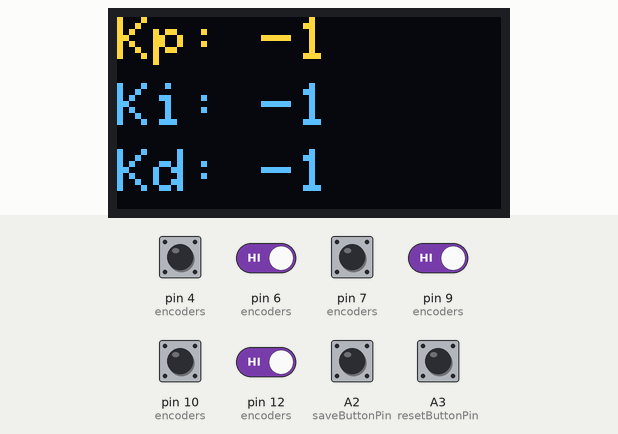
The sketch below on a simulated Arduino Uno, built with avr-gcc and run on an emulated ATmega328P. On the bench: 128×64 one-colour display. Inputs (shaded band) come from the test bench; at power-on: A2 (saveButtonPin), A3 (resetButtonPin), pin 4 (encoders), pin 6 (encoders), pin 7 (encoders), pin 9 (encoders), pin 10 (encoders), pin 12 (encoders) HIGH. The OLED is the two-colour kind (top 16 rows yellow); EEPROM starts erased; what the sketch prints to the serial monitor is not drawn.

Above: at 1.2 s.
1.3 s: pin 6 (encoders) driven LOW
At 2.3 s:
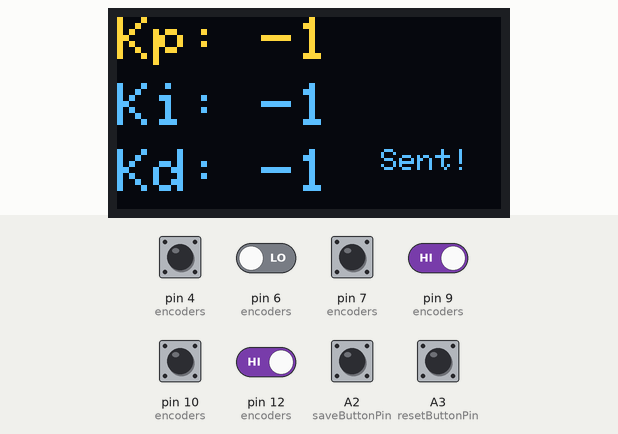
4.3 s: pin 9 (encoders) driven LOW
At 5.8 s:
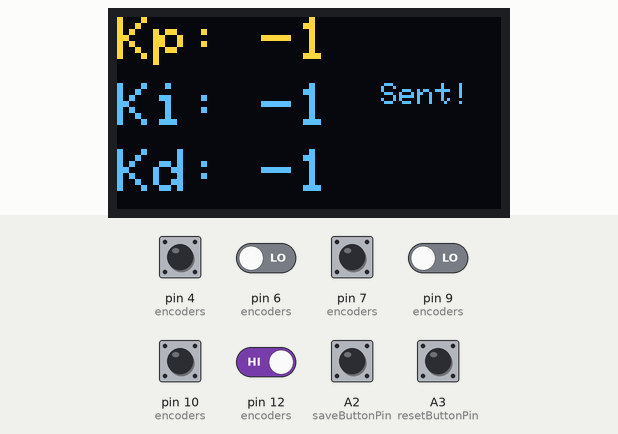
7.3 s: pin 12 (encoders) driven LOW
At 8.1 s:
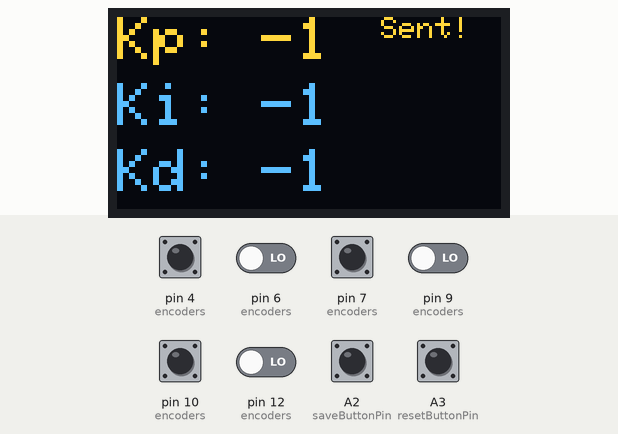
10.3 s: A2 (saveButtonPin) pulled LOW for 0.15 s
At 11.3 s:
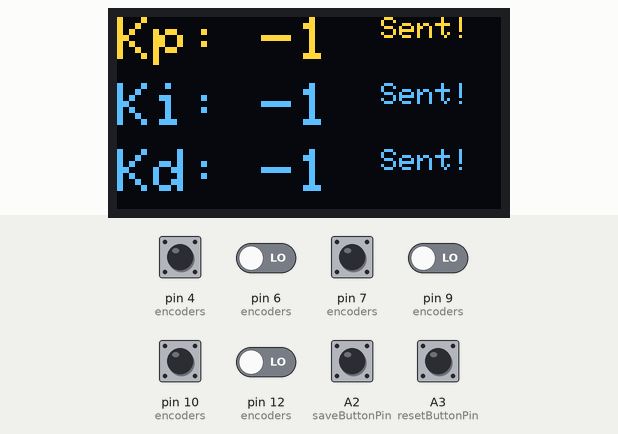
13.4 s: A3 (resetButtonPin) pulled LOW for 0.15 s
At 14.6 s:
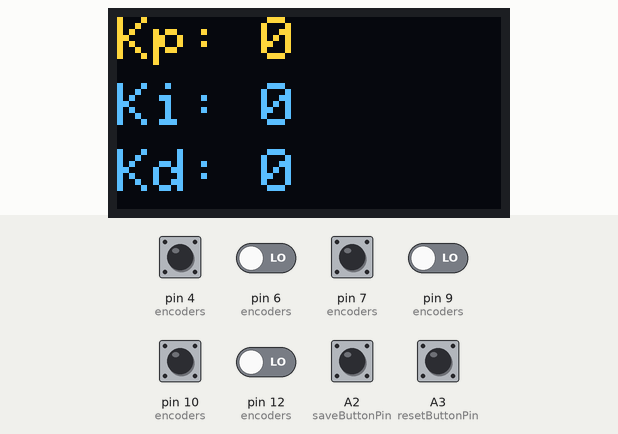
15.0 s: A2 (saveButtonPin) pulled LOW for 1 s
At 15.4 s:
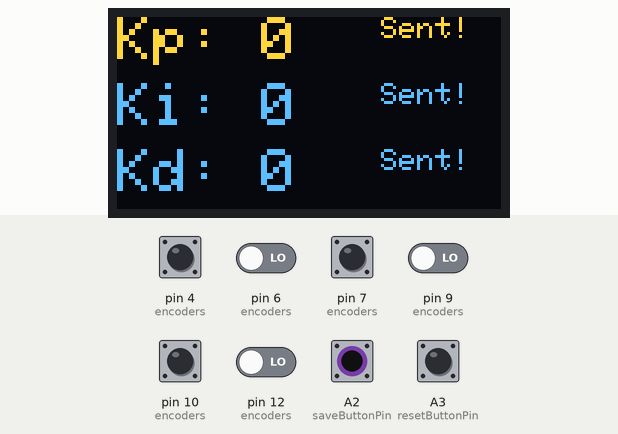
Timing chart, 0 to 18.0 s (numbered marks = the images above; inputs shaded):
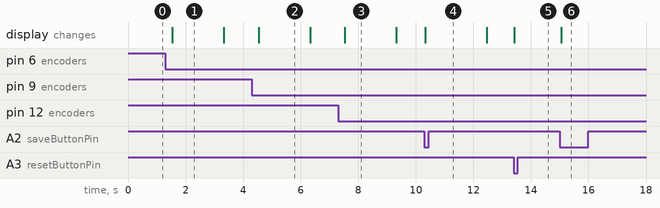

Measured:
- after the input at 1.3 s, the display: changes after 0.24 s (image 1)
- after the input at 4.3 s, the display: changes after 0.24 s (image 2)
- after the input at 7.3 s, the display: changes after 0.24 s (image 3)
- after the input at 10.3 s, the display: changes at once (image 4)
- after the input at 13.4 s, the display: changes at once (image 5)
- after the input at 15.0 s, the display: changes after 0.05 s (image 6)
- what the display in image 1 shows lasts 1.8 s, from 1.5 s to 3.3 s

The sketch:

pidtx.ino
```cpp
#include <Wire.h>
#include <Adafruit_GFX.h>
#include <Adafruit_SSD1306.h>
#include <digitalWriteFast.h>
#include <EEPROM.h>
#include <SoftwareSerial.h>

SoftwareSerial hc12(3, 2);

#define SCREEN_WIDTH 128
#define SCREEN_HEIGHT 64
#define OLED_RESET    -1
#define OLED_ADDR     0x3C

Adafruit_SSD1306 display(SCREEN_WIDTH, SCREEN_HEIGHT, &Wire, OLED_RESET);

const unsigned long sentDisplayDuration = 2000;

struct Encoder {
  const int clkPin, dtPin, swPin;
  volatile int value;
  int lastCLK;
  bool sendFlag;
  bool sent;
  unsigned long sentTime;
  const char* label;
  int y;
};

const int saveButtonPin = A2;
const int resetButtonPin = A3;

Encoder encoders[] = {
  {10, 11, 12, 0, 0, HIGH, false, 0, "Kp", 0},
  {7, 8, 9, 0, 0, HIGH, false, 0, "Ki", 22},
  {4, 5, 6, 0, 0, HIGH, false, 0, "Kd", 44}
};
const int NUM_ENCODERS = sizeof(encoders)/sizeof(encoders[0]);

const int EEPROM_ADDR[NUM_ENCODERS] = {0, 4, 8};

void printToOLED(const char* text, int x, int y, int textSize = 2, uint16_t color = SSD1306_WHITE) {
  display.setTextSize(textSize);
  display.setTextColor(color);
  display.setCursor(x, y);
  display.print(text);
}

void setup() {
  Serial.begin(9600);
  hc12.begin(9600);

  if (!display.begin(SSD1306_SWITCHCAPVCC, OLED_ADDR)) {
    for (;;);
  }
  display.clearDisplay();

  for (int i = 0; i < NUM_ENCODERS; ++i) {
    pinMode(encoders[i].clkPin, INPUT);
    pinMode(encoders[i].dtPin, INPUT);
    pinMode(encoders[i].swPin, INPUT_PULLUP);
    encoders[i].lastCLK = digitalReadFast(encoders[i].clkPin);
  }

  pinMode(saveButtonPin, INPUT_PULLUP);
  pinMode(resetButtonPin, INPUT_PULLUP);

  loadPIDValuesFromEEPROM();

  showPID();
}

void loop() {
  bool needUpdate = false;
  for (int i = 0; i < NUM_ENCODERS; ++i) {
    needUpdate |= readEncoder(encoders[i], i);
  }

  unsigned long now = millis();
  for (int i = 0; i < NUM_ENCODERS; ++i) {
    if (encoders[i].sent && now - encoders[i].sentTime > sentDisplayDuration) {
      encoders[i].sent = false;
      needUpdate = true;
    }
  }

  checkButtons();

  if (needUpdate) showPID();
}

bool readEncoder(Encoder &enc, int idx) {
  bool updated = false;
  int currCLK = digitalReadFast(enc.clkPin);

  if (currCLK != enc.lastCLK && currCLK == HIGH) {
    enc.value += (digitalReadFast(enc.dtPin) == LOW) ? 1 : -1;
    updated = true;
  }
  enc.lastCLK = currCLK;

  bool btn = digitalReadFast(enc.swPin);
  if (!btn && enc.sendFlag) {
    enc.sent = true;
    enc.sentTime = millis();
    updated = true;
    sendSinglePID(idx);
    delay(200); // debounce
  }
  enc.sendFlag = btn;

  return updated;
}

void showPID() {
  display.clearDisplay();
  char buf[16];
  for (int i = 0; i < NUM_ENCODERS; ++i) {
    snprintf(buf, sizeof(buf), "%s: %d", encoders[i].label, encoders[i].value);
    printToOLED(buf, 0, encoders[i].y, 2);
    if (encoders[i].sent) printToOLED("Sent!", 88, encoders[i].y, 1);
  }
  display.display();
}

void checkButtons() {
  int readingSave = digitalRead(saveButtonPin);
  if (readingSave == LOW) {
      savePIDValues();
      Serial.print("SAVE\n");
      hc12.print("SAVE\n");
  }

  int readingReset = digitalRead(resetButtonPin);
  if (readingReset == LOW) {
      resetPIDValues();
      Serial.print("RESET\n");
      hc12.print("RESET\n");
  }
}

void loadPIDValuesFromEEPROM() {
  for (int i = 0; i < NUM_ENCODERS; ++i) {
    int val = 0;
    EEPROM.get(EEPROM_ADDR[i], val);
    encoders[i].value = val;
  }
}

void savePIDValues() {
  unsigned long now = millis();
  for (int i = 0; i < NUM_ENCODERS; ++i) {
    EEPROM.put(EEPROM_ADDR[i], encoders[i].value);
    encoders[i].sent = true;
    encoders[i].sentTime = now;
  }
  showPID();
}

void resetPIDValues() {
  for (int i = 0; i < NUM_ENCODERS; ++i) {
    encoders[i].value = 0;
    encoders[i].sent = false;
  }
  showPID();
}

void sendSinglePID(int idx) {
  String msg;
  switch (idx) {
    case 0: // Kp
      msg = "KP," + String(encoders[0].value) + "\n";
      break;
    case 1: // Ki
      msg = "KI," + String(encoders[1].value) + "\n";
      break;
    case 2: // Kd
      msg = "KD," + String(encoders[2].value) + "\n";
      break;
    default:
      return;
  }
  Serial.print(msg);
  hc12.print(msg);
}
```
